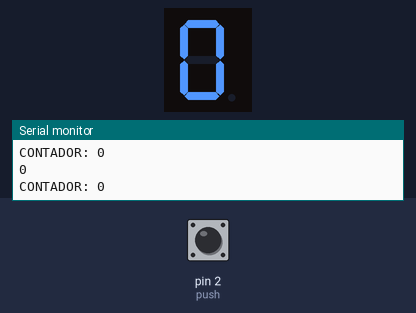
The sketch below on a simulated Arduino Uno, built with avr-gcc and run on an emulated ATmega328P. Parts: 1-digit seven-segment display, the last lines printed to the serial monitor. Wiring (inferred from the names in the program): 1-digit 7-segment display, segments lit when HIGH: segments pin 3, pin 4, pin 5, pin 6, pin 7, pin 8, pin 9. The test bench sets the inputs (shaded band); at power-on: pin 2 (push) LOW. The segment pins are drawn as the display they are named for.

Above: at 1.2 s.
1.3 s: pin 2 (push) pulled HIGH for 3.2 s
At 2.05 s:
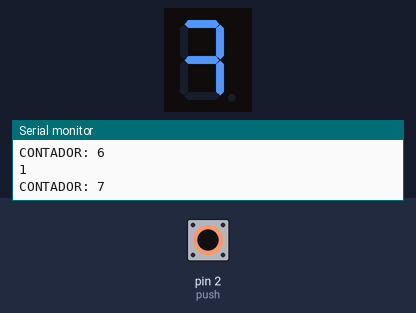
At 5.1 s:
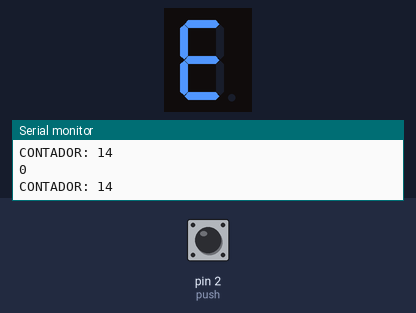
6.0 s: pin 2 (push) pulled HIGH for 0.15 s
At 6.13 s:
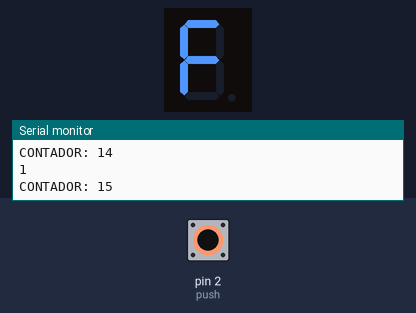
Timing chart, 0 to 9.0 s (numbered marks = the images above; inputs shaded):
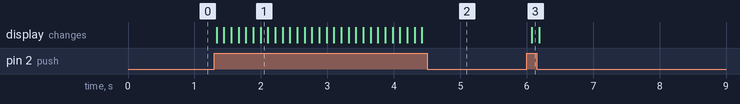

The sketch:

display_7.ino
```cpp
//SE CREAN VARIABLES DE ACUERDO AL DISPLAY, PUSH Y CONTADOR
int a=3;
int b=4;
int c=5;
int d=6;
int e=7;
int f=8;
int g=9;
int push=2;
int contador=0;
//SE CONFIGURA PINES DE DISPLAY Y PUSH BUTTON
void setup(){
  pinMode(a,OUTPUT);
  pinMode(b,OUTPUT);
  pinMode(c,OUTPUT);
  pinMode(d,OUTPUT);
  pinMode(e,OUTPUT);
  pinMode(f,OUTPUT);
  pinMode(g,OUTPUT);
  pinMode(push,INPUT);
  Serial.begin(9600);
  cero();
}

void loop(){
  int x=digitalRead(push);//SE LEE EL VALOR DEL PUSH
  Serial.println(x);//SE IMPRIME EN MONITOR SERIE
  if(x==1){//SE SUMA AL CONTADOR
    contador++;
  }
  delay(10);
  //SE IMPRIME EL VALOR DEL CONTADOR EN MONITOR SERIE
  Serial.print("CONTADOR: ");
  Serial.println(contador);
  //DE ACUERDO AL VALOR DEL CONTADOR
  //LLAMA A LA FUNCION CORRESPONDIENTE
  //PARA IMPRIMIR EL VALOR EN EL DISPLAY
  switch(contador){
    case 0: cero();break;
    case 1: uno();break;
    case 2: dos();break;
    case 3: tres();break;
    case 4: cuatro();break;
    case 5: cinco();break;
    case 6: seis();break;
    case 7: siete();break;
    case 8: ocho();break;
    case 9: nueve();break;
    case 10: aa();break;
    case 11: bb();break;
    case 12: cc();break;
    case 13: dd();break;
    case 14: ee();break;
    case 15: ff();break;
    default: cero();break;
  }
  delay(100);
}
//FUNCIONES DE VALOR DE DISPLAY
void cero(){
  digitalWrite(a,HIGH);
  digitalWrite(b,HIGH);
  digitalWrite(c,HIGH);
  digitalWrite(d,HIGH);
  digitalWrite(e,HIGH);
  digitalWrite(f,HIGH);
  digitalWrite(g,LOW);
}
void uno(){
  digitalWrite(a,LOW);
  digitalWrite(b,HIGH);
  digitalWrite(c,HIGH);
  digitalWrite(d,LOW);
  digitalWrite(e,LOW);
  digitalWrite(f,LOW);
  digitalWrite(g,LOW);
}
void dos(){
  digitalWrite(a,HIGH);
  digitalWrite(b,HIGH);
  digitalWrite(c,LOW);
  digitalWrite(d,HIGH);
  digitalWrite(e,HIGH);
  digitalWrite(f,LOW);
  digitalWrite(g,HIGH);
}
void tres(){
  digitalWrite(a,HIGH);
  digitalWrite(b,HIGH);
  digitalWrite(c,HIGH);
  digitalWrite(d,HIGH);
  digitalWrite(e,LOW);
  digitalWrite(f,LOW);
  digitalWrite(g,HIGH);
}
void cuatro(){
  digitalWrite(a,LOW);
  digitalWrite(b,HIGH);
  digitalWrite(c,HIGH);
  digitalWrite(d,LOW);
  digitalWrite(e,LOW);
  digitalWrite(f,HIGH);
  digitalWrite(g,HIGH);
}
void cinco(){
  digitalWrite(a,HIGH);
  digitalWrite(b,LOW);
  digitalWrite(c,HIGH);
  digitalWrite(d,HIGH);
  digitalWrite(e,LOW);
  digitalWrite(f,HIGH);
  digitalWrite(g,HIGH);
}
void seis(){
  digitalWrite(a,HIGH);
  digitalWrite(b,LOW);
  digitalWrite(c,HIGH);
  digitalWrite(d,HIGH);
  digitalWrite(e,HIGH);
  digitalWrite(f,HIGH);
  digitalWrite(g,HIGH);
}
void siete(){
  digitalWrite(a,HIGH);
  digitalWrite(b,HIGH);
  digitalWrite(c,HIGH);
  digitalWrite(d,LOW);
  digitalWrite(e,LOW);
  digitalWrite(f,LOW);
  digitalWrite(g,HIGH);
}
void ocho(){
  digitalWrite(a,HIGH);
  digitalWrite(b,HIGH);
  digitalWrite(c,HIGH);
  digitalWrite(d,HIGH);
  digitalWrite(e,HIGH);
  digitalWrite(f,HIGH);
  digitalWrite(g,HIGH);
}
void nueve(){
  digitalWrite(a,HIGH);
  digitalWrite(b,HIGH);
  digitalWrite(c,HIGH);
  digitalWrite(d,HIGH);
  digitalWrite(e,LOW);
  digitalWrite(f,HIGH);
  digitalWrite(g,HIGH);
}
void aa(){
  digitalWrite(a,HIGH);
  digitalWrite(b,HIGH);
  digitalWrite(c,HIGH);
  digitalWrite(d,LOW);
  digitalWrite(e,HIGH);
  digitalWrite(f,HIGH);
  digitalWrite(g,HIGH);
}
void bb(){
  digitalWrite(a,LOW);
  digitalWrite(b,LOW);
  digitalWrite(c,HIGH);
  digitalWrite(d,HIGH);
  digitalWrite(e,HIGH);
  digitalWrite(f,HIGH);
  digitalWrite(g,HIGH);
}
void cc(){
  digitalWrite(a,HIGH);
  digitalWrite(b,LOW);
  digitalWrite(c,LOW);
  digitalWrite(d,HIGH);
  digitalWrite(e,HIGH);
  digitalWrite(f,HIGH);
  digitalWrite(g,LOW);
}
void dd(){
  digitalWrite(a,LOW);
  digitalWrite(b,HIGH);
  digitalWrite(c,HIGH);
  digitalWrite(d,HIGH);
  digitalWrite(e,HIGH);
  digitalWrite(f,LOW);
  digitalWrite(g,HIGH);
}
void ee(){
  digitalWrite(a,HIGH);
  digitalWrite(b,LOW);
  digitalWrite(c,LOW);
  digitalWrite(d,HIGH);
  digitalWrite(e,HIGH);
  digitalWrite(f,HIGH);
  digitalWrite(g,HIGH);
}
void ff(){
  digitalWrite(a,HIGH);
  digitalWrite(b,LOW);
  digitalWrite(c,LOW);
  digitalWrite(d,LOW);
  digitalWrite(e,HIGH);
  digitalWrite(f,HIGH);
  digitalWrite(g,HIGH);
  contador=0;
}
```

Measured:
- after the input at 1.3 s, the display: first changes at once (image 1 shows a later state)
- after the input at 6.0 s, the display: changes after 0.08 s (image 3)
